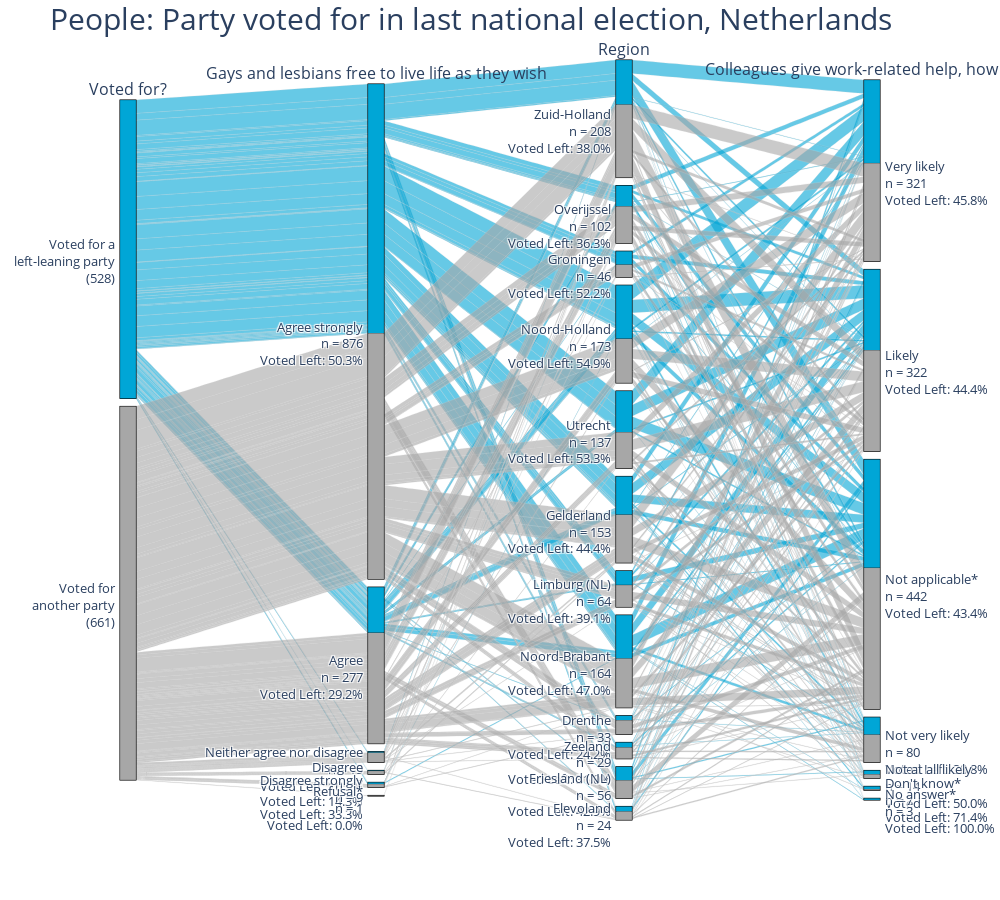

Notebook cell for this chart:
### Code cell
import plotly.express as px
import pandas as pd

# Extract the list of column names from adjusted_responses
adjusted_responses_columns = adjusted_responses.columns

# Extract the list of IDs from Survey_Overview_ADICO
survey_ids = Survey_Overview_ADICO.sample(3)['id'].tolist() #survey_ids[1:]#

# Find the common column names
common_columns = [col for col in adjusted_responses_columns if col in survey_ids]

# Assuming chosen_aims, chosen_conditions, Survey_Responses, and Survey_Overview_ADICO are already defined.

# Loop through each item in the list of chosen aims
for aim in [chosen_aim]:
    # Combine base conditions with efficacy and cost conditions for the current aim
    conditions = common_columns
    paralelsetdf = adjusted_responses[[aim] + list(conditions)].astype(str).dropna(how="any")
    

    # Define custom color mapping
    color_mapping = {
        "15.0": "#00a6d6",
        "31.0": "#a7a7a7"
    }

    # Apply color mapping
    paralelsetdf['color'] = paralelsetdf[aim].map(color_mapping)

    diagram_headers = ["Voted for?"]

    # Update labels to provide the need
    aimcounts = paralelsetdf[aim].value_counts()
    paralelsetdf.loc[paralelsetdf[aim] == str(15.0), aim] = f"Voted for a<br>left-leaning party<br>({aimcounts.loc[str(15.0)]})"
    paralelsetdf.loc[paralelsetdf[aim] == str(31.0), aim] = f"Voted for<br>another party<br>({aimcounts.loc[str(31.0)]})"

    for condition in conditions:
        conditioncounts = paralelsetdf[condition].value_counts()

        for val in paralelsetdf[condition].unique():
            # Calculate the percentage of people that do the aim within the condition value
            condition_percentage = (len(paralelsetdf[(paralelsetdf[condition]==val)&(paralelsetdf["color"]=="#00a6d6")]) / conditioncounts.loc[val] * 100).round(1)
            # Update condition labels
            label = adjusted_overview.loc[(adjusted_overview['id'] == condition) & (adjusted_overview['value'] == val), "response"].iloc[0]

            paralelsetdf.loc[paralelsetdf[condition] == val, condition] = f"{label}<br>n = {conditioncounts.loc[val]}<br>Voted Left: {condition_percentage}%"
            
        diagram_headers += [adjusted_overview[adjusted_overview['id']==condition]['question'].iloc[0]]
        # diagram_headers = ["Frequent use?", "Age?", "Percieved Price", "Peer pressure to use?"]

    paralelsetdf.columns = diagram_headers + ["color"]

    # Create the parallel categories plot
    fig = px.parallel_categories(
        paralelsetdf,
        dimensions=diagram_headers,
        color='color',
        labels={col: col for col in diagram_headers},
    )


    # Update the layout of the figure with a title and font size
    fig.update_layout(title_text="People: " + adjusted_overview[adjusted_overview['id'] == aim]["question"].iloc[0], 
                        height=900,
                        width=1000,
                        title_font=dict(size=30),  # Set title font size here
                        font=dict(size=16)  # Set default font size here (for labels, etc.)
                        
    )

    # Show the plot
    fig.show()

### Figure 1 — Plotly figure (JSON) as saved in the notebook; plotly's stock layout.template omitted (floating-point values rounded to 4 significant figures; data arrays with more than 128 entries replaced by an {"elided": "..."} marker saying what was removed)
{"data": [{"dimensions": [{"label": "Voted for?", "values": {"elided": "1189 str values"}}, {"label": "Gays and lesbians free to live life as they wish", "values": {"elided": "1189 str values"}}, {"label": "Region", "values": {"elided": "1189 str values"}}, {"label": "Colleagues give work-related help, how likely", "values": {"elided": "1189 str values"}}], "domain": {"x": [0, 1], "y": [0, 1]}, "line": {"color": {"elided": "1189 str values"}, "coloraxis": "coloraxis"}, "name": "", "type": "parcats"}], "layout": {"coloraxis": {"colorbar": {"title": {"text": "color"}}, "colorscale": [[0, "#0d0887"], [0.1111, "#46039f"], [0.2222, "#7201a8"], [0.3333, "#9c179e"], [0.4444, "#bd3786"], [0.5556, "#d8576b"], [0.6667, "#ed7953"], [0.7778, "#fb9f3a"], [0.8889, "#fdca26"], [1, "#f0f921"]]}, "font": {"size": 16}, "height": 900, "legend": {"tracegroupgap": 0}, "margin": {"t": 60}, "title": {"font": {"size": 30}, "text": "People: Party voted for in last national election, Netherlands"}, "width": 1000}}
